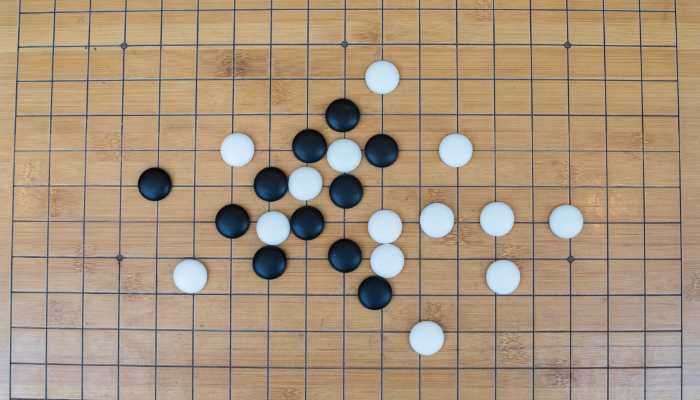
#> input picture Resources/chapter9_pics/weiqi3.png, 700 x 400 px
$ python 4.9-hough.py
#> lines starting #> are read from the running program, lines starting #| are printed output that depends on the picture; after the words box and inside, x2 and y2 are one past the last pixel; in counts of white or black regions, pixels touching at a corner belong together
import cv2
import numpy as np

def detect_weiqi(crop_img):
    """
    自定义函数：检测裁剪的棋子区域，判断黑白颜色，返回分类结果和二值图
    """
    # 1. 灰度化
    gray = cv2.cvtColor(crop_img, cv2.COLOR_BGR2GRAY)
    # 2. 二值化：用于可视化调试（不反相，避免黑白语义混淆）
    _, threshold = cv2.threshold(gray, 0, 255, cv2.THRESH_BINARY + cv2.THRESH_OTSU)

    # 3. 计算棋子中心区域的原灰度均值（比二值图更稳）
    h, w = gray.shape
    # 取中心区域（避免边缘棋盘线干扰）
    center = gray[h//4: 3*h//4, w//4: 3*w//4]
    avg_gray = np.mean(center)

    # 4. 分类：中心灰度高为白棋，低为黑棋
    if avg_gray > 127:
        return 'white', threshold
    else:
        return 'black', threshold

def detect_go_pieces(image_path):
    # ---------------------- 1. 图像预处理 ----------------------
    # 读取原图
#> called with image_path = 'Resources/chapter9_pics/weiqi3.png'
    img = cv2.imread("Resources/chapter9_pics/weiqi3.png")  # 替换为你的图像路径
#> img is the input picture: shape (400, 700, 3); mean B, G, R 124.9, 148.4, 170
    if img is None:
        print("图像读取失败！")
        return

    # 复制原图，用于绘制结果
    result = img.copy()
    # 灰度化
    gray = cv2.cvtColor(img, cv2.COLOR_BGR2GRAY)
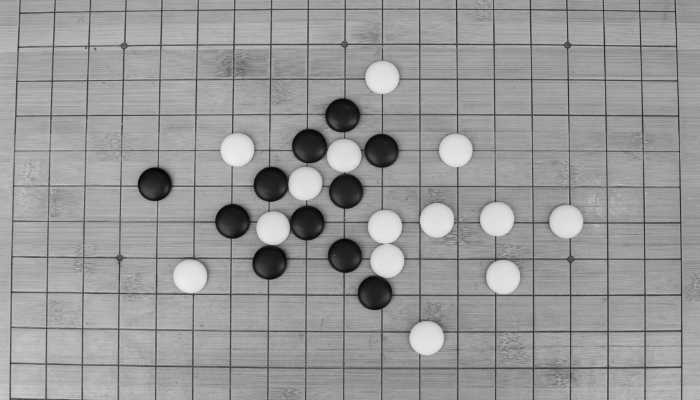
#> gray: shape (400, 700); min 0, max 246, mean 152.2
    # 高斯模糊：5×5核，降噪，避免噪声误检
    blur = cv2.GaussianBlur(gray, (5, 5), 0)

    # ---------------------- 2. 霍夫圆变换检测棋子 ----------------------
    # 核心参数：根据棋子大小调整minRadius/maxRadius，minDist设为棋子直径避免重叠
    circles = cv2.HoughCircles(
        blur,
        method=cv2.HOUGH_GRADIENT,
        dp=1,
        minDist=40,          # 棋子中心最小距离（根据棋盘格子大小调整）
        param1=50,           # Canny高阈值
        param2=30,           # 累加器阈值
        minRadius=15,        # 棋子最小半径
        maxRadius=30         # 棋子最大半径
    )
#> circles = 21 rows, first 8: [154.5, 183.5, 17.2], [270.5, 183.5, 18], [381.5, 150.5, 16.9], [344.5, 255.5, 16.9], [345.5, 190.5, 17.7], [374.5, 292.5, 18], [496.5, 219.5, 16.9], [381.5, 77.5, 16.1]

    # 若未检测到圆，直接返回
    if circles is None:
        print("未检测到围棋棋子！")
        cv2.imshow("原图", img)
        cv2.waitKey(0)
        cv2.destroyAllWindows()
        return

    # 转换为整数坐标（霍夫圆返回浮点数）
    circles = np.uint16(np.around(circles))
#> circles = 21 rows, first 8: [154, 184, 17], [270, 184, 18], [382, 150, 17], [344, 256, 17], [346, 190, 18], [374, 292, 18], [496, 220, 17], [382, 78, 16]

    # ---------------------- 3. 绘制圆环+分类颜色（对应右图功能） ----------------------
    font = cv2.FONT_HERSHEY_SIMPLEX
    for i in circles[0, :]:
        # 绘制绿色外圆（对应右图的绿色圆环）
        cv2.circle(result, (i[0], i[1]), i[2], (0, 255, 0), 2)
        # 绘制红色圆心（对应右图的红色圆心）
        cv2.circle(result, (i[0], i[1]), 2, (0, 0, 255), 3)

        # 裁剪棋子局部区域
        x, y, r = i
        # 边界处理：避免裁剪超出图像范围
        y1, y2 = max(0, y - r), min(result.shape[0], y + r)
        x1, x2 = max(0, x - r), min(result.shape[1], x + r)
        crop_img = img[y1:y2, x1:x2]

        # 检测棋子颜色
        txt, threshold = detect_weiqi(crop_img)
        print(f"棋子({x},{y}) 颜色：{'黑色' if txt == 'black' else '白色'}")

        # 在结果图上标注颜色文字（可选）
        cv2.putText(result, txt, (x-10, y-10), font, 0.5, (255, 0, 0), 2)
#> this loop made 21 passes
#> (x, y, r, y1, y2, x1, x2, h in detect_weiqi) on passes 1 to 12: (154, 184, 17, 167, 201, 137, 171, 34), (270, 184, 18, 166, 202, 252, 288, 36), (382, 150, 17, 133, 167, 365, 399, 34), (344, 256, 17, 239, 273, 327, 361, 34), (346, 190, 18, 172, 208, 328, 364, 36), (374, 292, 18, 274, 310, 356, 392, 36), (496, 220, 17, 203, 237, 479, 513, 34), (382, 78, 16, 62, 94, 366, 398, 32), (310, 146, 18, 128, 164, 292, 328, 36), (566, 222, 16, 206, 238, 550, 582, 32), (268, 260, 19, 241, 279, 249, 287, 38), (232, 220, 17, 203, 237, 215, 249, 34)
#| 棋子(154,184) 颜色：黑色
#| 棋子(270,184) 颜色：黑色
#| 棋子(382,150) 颜色：黑色
#| 棋子(344,256) 颜色：黑色
#| 棋子(346,190) 颜色：黑色
#| 棋子(374,292) 颜色：黑色
#| 棋子(496,220) 颜色：白色
#| 棋子(382,78) 颜色：白色
#> (further printed lines are left out)
#> pass 1, in detect_go_pieces, `crop_img = img[y1:y2, x1:x2]`:
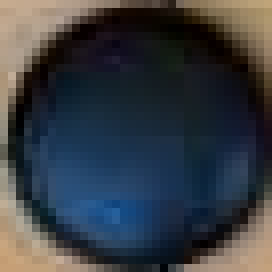
#> crop_img: shape (34, 34, 3) (shown 8 times larger); mean B, G, R 66.7, 60.7, 56
#> pass 1, in detect_weiqi, `gray = cv2.cvtColor(crop_img, cv2.COLOR_BGR2GRAY)`:
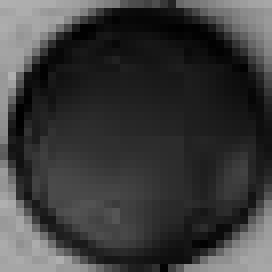
#> gray: shape (34, 34) (shown 8 times larger); min 0, max 176, mean 60
#> pass 1, in detect_weiqi, `_, threshold = cv2.threshold(gray, 0, 255, cv2.THRESH_BINARY + cv2.THR..`:
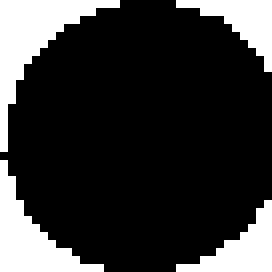
#> threshold: shape (34, 34) (shown 8 times larger); 20.9% white; 4 white regions, box (x1, y1, x2, y2) and area: (0, 0, 15, 19) 85, (0, 20, 13, 34) 68, (22, 25, 34, 34) 46, (22, 0, 34, 9) 43
#> pass 2, in detect_go_pieces, `crop_img = img[y1:y2, x1:x2]`:
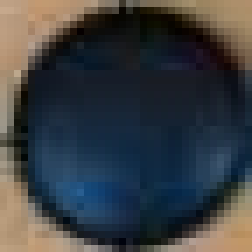
#> crop_img: shape (36, 36, 3) (shown 7 times larger); mean B, G, R 66.2, 62.8, 59.1
#> after the loop:
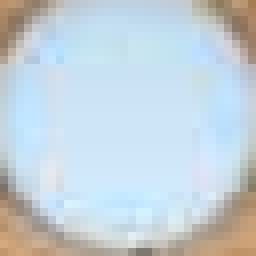
#> crop_img: shape (32, 32, 3) (shown 8 times larger); mean B, G, R 217.8, 209.1, 195.8
#> after the loop:
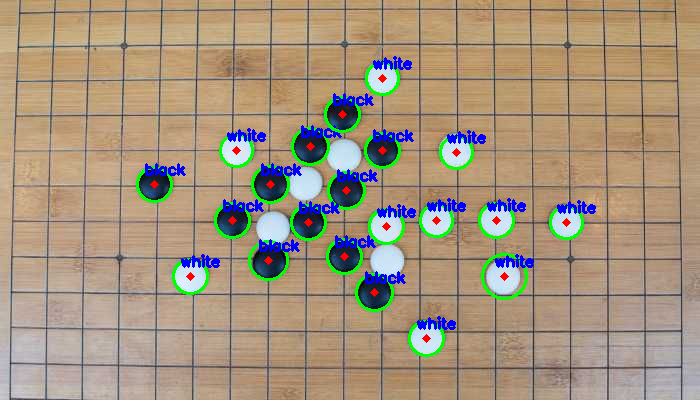
#> result: shape (400, 700, 3); 4.58% of pixels changed, all inside (x1, y1, x2, y2) = (136, 56, 596, 357)

        # 显示中间结果（可选，调试用）
        # cv2.imshow('threshold', threshold)
        # cv2.imshow('crop_img', crop_img)
        # cv2.waitKey(100)

    # ---------------------- 4. 显示最终结果 ----------------------
    cv2.imshow("(a) 围棋原图像", img)
    cv2.imshow("(b) 检测出圆环的围棋棋子", result)
    # 移动窗口，避免重叠
    cv2.moveWindow("(b) 检测出圆环的围棋棋子", x=img.shape[1], y=0)

    cv2.waitKey(0)
    cv2.destroyAllWindows()

# ---------------------- 运行检测 ----------------------
if __name__ == "__main__":
    # 替换为你的图像路径
    detect_go_pieces("Resources/chapter9_pics/weiqi3.png")  # 改为你的围棋图像路径

$ run again, with Resources/chapter9_pics/road.jpg saved as Resources/chapter9_pics/weiqi3.png
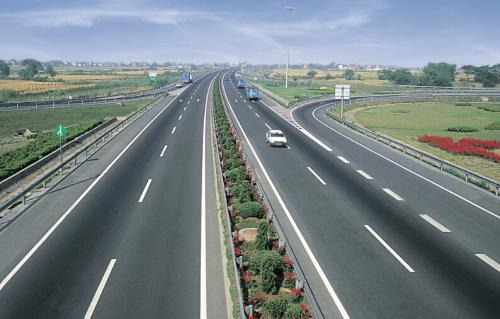
#> input picture Resources/chapter9_pics/road.jpg, 500 x 319 px
#> in detect_go_pieces, img is the input picture: shape (319, 500, 3); mean B, G, R 134, 130.5, 119.8
#> in detect_go_pieces, `circles = cv2.HoughCircles( blur, method=cv2.HOUGH_GRADIENT, dp=1, min..`: circles = [[243.5, 194.5, 21.7]]
#> in detect_go_pieces, `circles = np.uint16(np.around(circles))`: circles = [[244, 194, 22]]
#> the loop in detect_go_pieces, `for i in circles[0, :]:` made 1 pass
#> (x, y, r, y1, y2, x1, x2, h in detect_weiqi) on pass 1: (244, 194, 22, 172, 216, 222, 266, 44)
#> (printed output is left out)
#> pass 1, in detect_weiqi, `_, threshold = cv2.threshold(gray, 0, 255, cv2.THRESH_BINARY + cv2.THR..`:
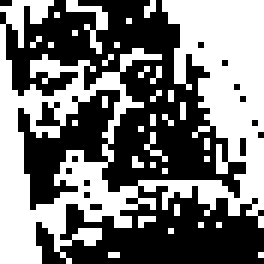
#> threshold: shape (44, 44) (shown 6 times larger); 47.2% white; 33 white regions (31 under 20 px), largest, box (x1, y1, x2, y2) and area: (0, 0, 44, 44) 834, (11, 0, 18, 9) 20
#> after the loop in detect_go_pieces, `for i in circles[0, :]:`:
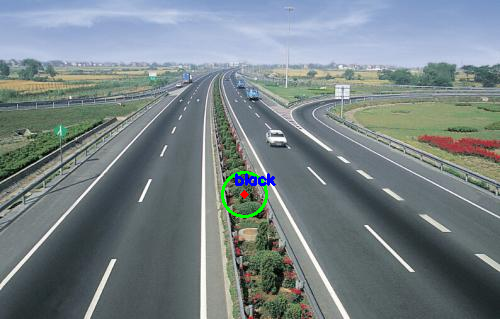
#> result: shape (319, 500, 3); 0.46% of pixels changed, all inside (x1, y1, x2, y2) = (221, 171, 276, 218)
